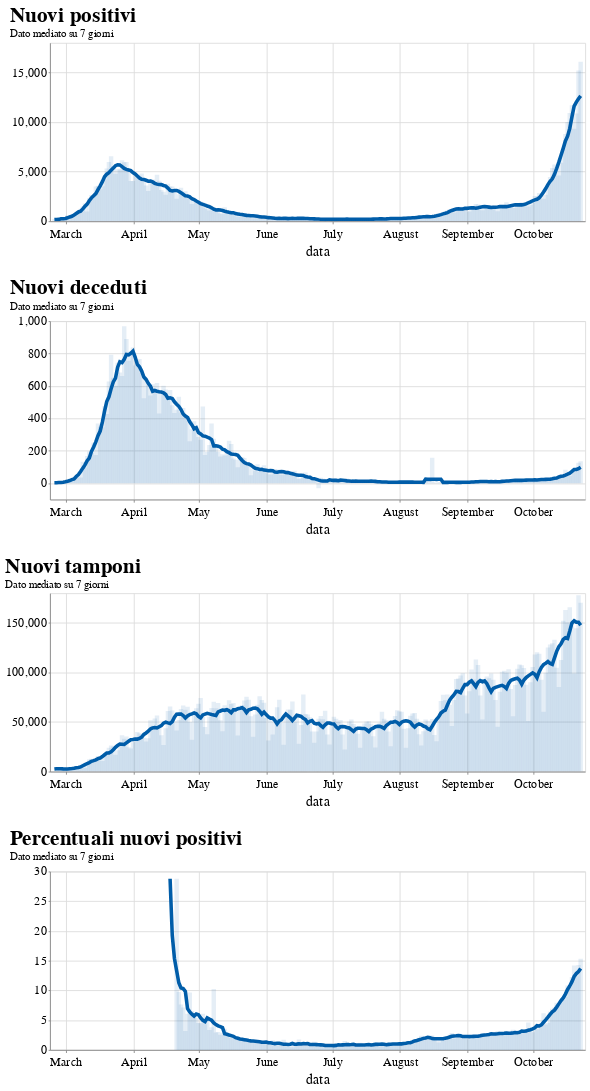

The code cell stored with this chart in its notebook:
### Code cell
c1 = rolling_avg('nuovi_positivi', title="Nuovi positivi") 
c2 = rolling_avg('nuovi_deceduti', title="Nuovi deceduti")
c3 = rolling_avg('nuovi_tamponi', title="Nuovi tamponi")
c4 = rolling_avg('percentuale_nuovi_positivi', title="Percentuali nuovi positivi")
alt.vconcat(c1, c2, c3, c4)

### Figure 1 — Vega-Lite specification as saved in the notebook (floating-point values rounded to 4 significant figures; data arrays with more than 128 entries replaced by an {"elided": "..."} marker saying what was removed)
{"config": {"view": {"width": 600, "height": 400}, "background": "#ffffff", "title": {"anchor": "start", "font": "Source Sans Pro, Arial, sans", "fontColor": "#000000", "fontSize": 24, "fontWeight": "bold"}, "arc": {"fill": "#005DA9"}, "area": {"fill": "#005DA9"}, "line": {"stroke": "#005DA9", "strokeWidth": 4}, "path": {"stroke": "#005DA9"}, "rect": {"fill": "#005DA9"}, "shape": {"stroke": "#005DA9"}, "bar": {"fill": "#005DA9"}, "point": {"stroke": "#005DA9"}, "symbol": {"fill": "#005DA9", "size": 60}, "axis": {"titleFont": "Source Sans Pro, sans", "titleFontSize": 16, "titleFontWeight": "normal", "labelFont": "Source Sans Pro, sans", "labelFontSize": 14, "labelFontWeight": "normal"}, "axisX": {"labelAngle": 0, "labelPadding": 4, "tickSize": 3}, "axisY": {"labelBaseline": "middle", "maxExtent": 45, "minExtent": 45, "tickSize": 2, "titleAlign": "left", "titleAngle": 0, "titleX": -45, "titleY": -11}, "headerFacet": {"titleFontSize": 16, "labelFontSize": 14}, "headerRow": {"titleFontSize": 16, "labelFontSize": 14}, "headerColumn": {"titleFontSize": 16, "labelFontSize": 14}, "legend": {"titleFont": "Source Sans Pro, sans", "titleFontSize": 16, "titleFontWeight": "normal", "symbolType": "circle", "labelFont": "Source Sans Pro, sans", "labelFontSize": 15}, "range": {"category": ["#AB377A", "#AEC067", "#9BC3B7", "#928285", "#F07F3C", "#FFE054", "#E30034", "#005DA9", "#644F54", "#5EA290", "#769F3B", "#812161", "#E36319", "#F5C631"]}}, "vconcat": [{"layer": [{"mark": "line", "encoding": {"tooltip": [{"type": "temporal", "field": "data"}, {"type": "quantitative", "field": "nuovi_positivi"}, {"type": "quantitative", "field": "nuovi_deceduti"}, {"type": "quantitative", "field": "nuovi_tamponi"}, {"type": "quantitative", "field": "percentuale_nuovi_positivi"}], "x": {"type": "temporal", "field": "data"}, "y": {"type": "quantitative", "field": "averaged", "title": ""}}, "height": 200, "selection": {"selector003": {"type": "interval", "bind": "scales"}}, "transform": [{"window": [{"op": "mean", "field": "nuovi_positivi", "as": "averaged"}], "frame": [-4, 3]}], "width": 600}, {"mark": {"type": "bar", "opacity": 0.1}, "encoding": {"tooltip": [{"type": "temporal", "field": "data"}, {"type": "quantitative", "field": "nuovi_positivi"}, {"type": "quantitative", "field": "nuovi_deceduti"}, {"type": "quantitative", "field": "nuovi_tamponi"}, {"type": "quantitative", "field": "percentuale_nuovi_positivi"}], "x": {"type": "temporal", "field": "data"}, "y": {"type": "quantitative", "field": "nuovi_positivi", "title": ""}}, "height": 200, "transform": [{"window": [{"op": "mean", "field": "nuovi_positivi", "as": "averaged"}], "frame": [-4, 3]}], "width": 600}], "title": {"text": ["Nuovi positivi"], "subtitle": ["Dato mediato su 7 giorni"]}}, {"layer": [{"mark": "line", "encoding": {"tooltip": [{"type": "temporal", "field": "data"}, {"type": "quantitative", "field": "nuovi_positivi"}, {"type": "quantitative", "field": "nuovi_deceduti"}, {"type": "quantitative", "field": "nuovi_tamponi"}, {"type": "quantitative", "field": "percentuale_nuovi_positivi"}], "x": {"type": "temporal", "field": "data"}, "y": {"type": "quantitative", "field": "averaged", "title": ""}}, "height": 200, "selection": {"selector003": {"type": "interval", "bind": "scales"}}, "transform": [{"window": [{"op": "mean", "field": "nuovi_deceduti", "as": "averaged"}], "frame": [-4, 3]}], "width": 600}, {"mark": {"type": "bar", "opacity": 0.1}, "encoding": {"tooltip": [{"type": "temporal", "field": "data"}, {"type": "quantitative", "field": "nuovi_positivi"}, {"type": "quantitative", "field": "nuovi_deceduti"}, {"type": "quantitative", "field": "nuovi_tamponi"}, {"type": "quantitative", "field": "percentuale_nuovi_positivi"}], "x": {"type": "temporal", "field": "data"}, "y": {"type": "quantitative", "field": "nuovi_deceduti", "title": ""}}, "height": 200, "transform": [{"window": [{"op": "mean", "field": "nuovi_deceduti", "as": "averaged"}], "frame": [-4, 3]}], "width": 600}], "title": {"text": ["Nuovi deceduti"], "subtitle": ["Dato mediato su 7 giorni"]}}, {"layer": [{"mark": "line", "encoding": {"tooltip": [{"type": "temporal", "field": "data"}, {"type": "quantitative", "field": "nuovi_positivi"}, {"type": "quantitative", "field": "nuovi_deceduti"}, {"type": "quantitative", "field": "nuovi_tamponi"}, {"type": "quantitative", "field": "percentuale_nuovi_positivi"}], "x": {"type": "temporal", "field": "data"}, "y": {"type": "quantitative", "field": "averaged", "title": ""}}, "height": 200, "selection": {"selector003": {"type": "interval", "bind": "scales"}}, "transform": [{"window": [{"op": "mean", "field": "nuovi_tamponi", "as": "averaged"}], "frame": [-4, 3]}], "width": 600}, {"mark": {"type": "bar", "opacity": 0.1}, "encoding": {"tooltip": [{"type": "temporal", "field": "data"}, {"type": "quantitative", "field": "nuovi_positivi"}, {"type": "quantitative", "field": "nuovi_deceduti"}, {"type": "quantitative", "field": "nuovi_tamponi"}, {"type": "quantitative", "field": "percentuale_nuovi_positivi"}], "x": {"type": "temporal", "field": "data"}, "y": {"type": "quantitative", "field": "nuovi_tamponi", "title": ""}}, "height": 200, "transform": [{"window": [{"op": "mean", "field": "nuovi_tamponi", "as": "averaged"}], "frame": [-4, 3]}], "width": 600}], "title": {"text": ["Nuovi tamponi"], "subtitle": ["Dato mediato su 7 giorni"]}}, {"layer": [{"mark": "line", "encoding": {"tooltip": [{"type": "temporal", "field": "data"}, {"type": "quantitative", "field": "nuovi_positivi"}, {"type": "quantitative", "field": "nuovi_deceduti"}, {"type": "quantitative", "field": "nuovi_tamponi"}, {"type": "quantitative", "field": "percentuale_nuovi_positivi"}], "x": {"type": "temporal", "field": "data"}, "y": {"type": "quantitative", "field": "averaged", "title": ""}}, "height": 200, "selection": {"selector003": {"type": "interval", "bind": "scales"}}, "transform": [{"window": [{"op": "mean", "field": "percentuale_nuovi_positivi", "as": "averaged"}], "frame": [-4, 3]}], "width": 600}, {"mark": {"type": "bar", "opacity": 0.1}, "encoding": {"tooltip": [{"type": "temporal", "field": "data"}, {"type": "quantitative", "field": "nuovi_positivi"}, {"type": "quantitative", "field": "nuovi_deceduti"}, {"type": "quantitative", "field": "nuovi_tamponi"}, {"type": "quantitative", "field": "percentuale_nuovi_positivi"}], "x": {"type": "temporal", "field": "data"}, "y": {"type": "quantitative", "field": "percentuale_nuovi_positivi", "title": ""}}, "height": 200, "transform": [{"window": [{"op": "mean", "field": "percentuale_nuovi_positivi", "as": "averaged"}], "frame": [-4, 3]}], "width": 600}], "title": {"text": ["Percentuali nuovi positivi"], "subtitle": ["Dato mediato su 7 giorni"]}}], "data": {"name": "data-60559144f01ba2d9bfa66de61aecba3a"}, "$schema": "https://vega.github.io/schema/vega-lite/v4.8.1.json", "datasets": {"data-60559144f01ba2d9bfa66de61aecba3a": {"elided": "242 records"}}}
